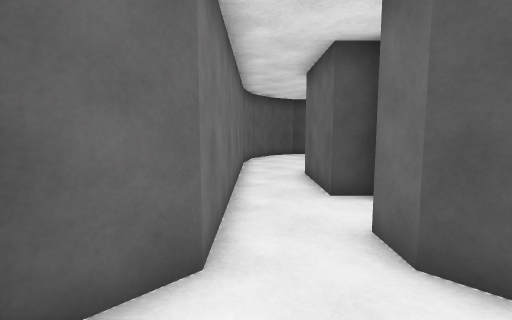
view 1 (above)

19 first-person views from a walk through a 3-D level made in the Unity game engine. The camera is 1.3 m above the floor, tilts 6° down and sees 85° across. The floor is counted in squares, 1 m on a side. Each view is taken from the middle of a square. On the plan, view 1 faces up. The plan holds only what a view shows up to about 13 squares ahead; the rest is blank.

view 2
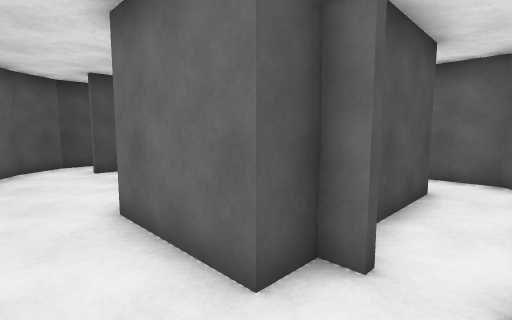

view 3
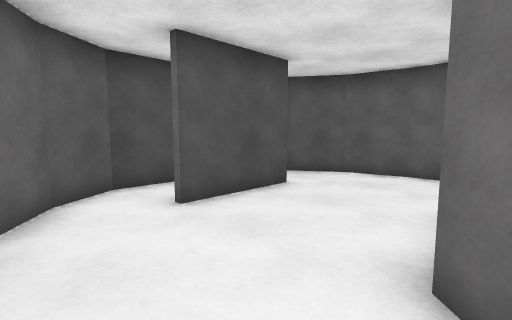

view 4
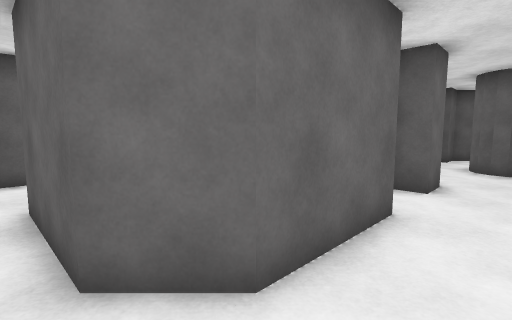

view 5
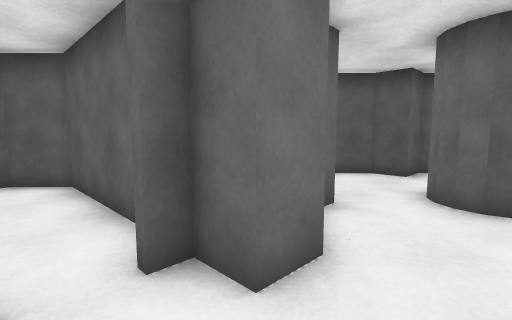

view 6
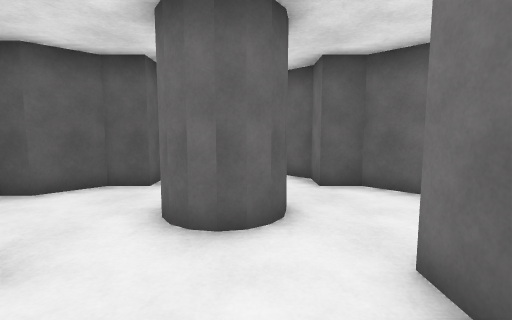

view 7
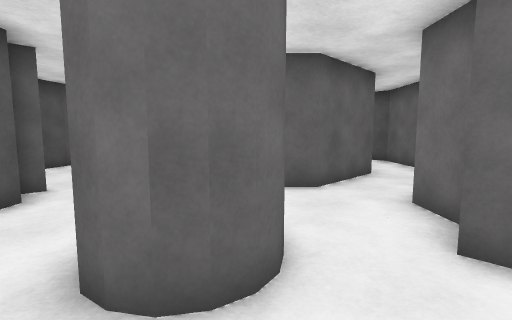

view 8
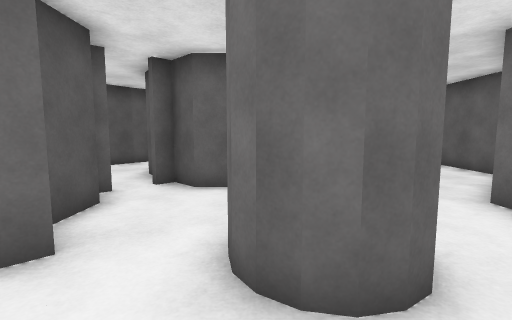

view 9
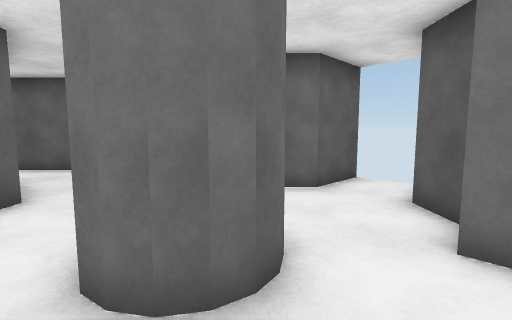

view 10
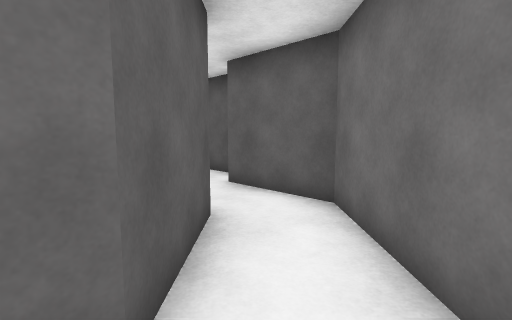

view 11
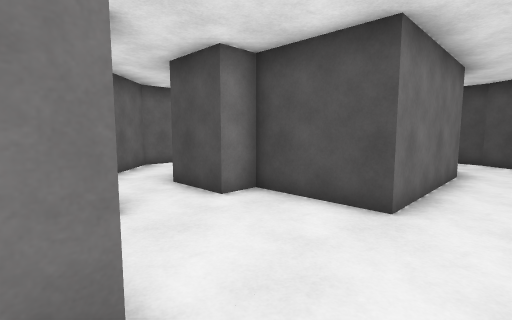

view 12
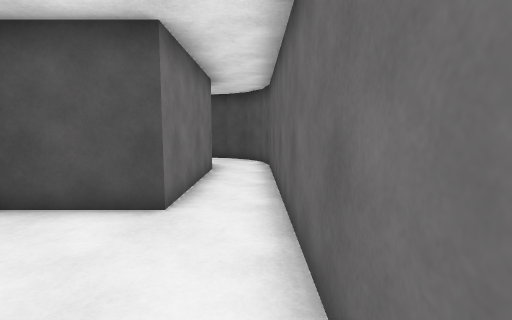

view 13
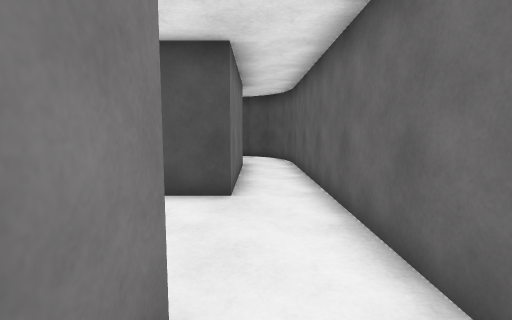

view 14
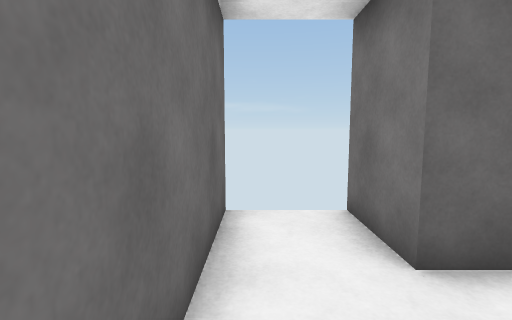

view 15
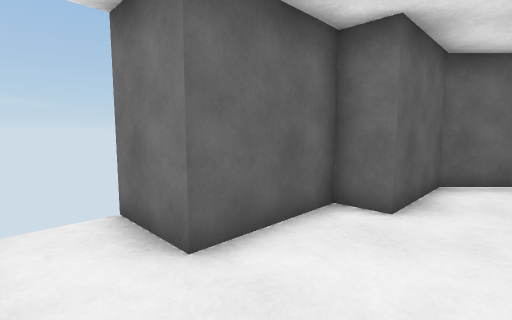

view 16
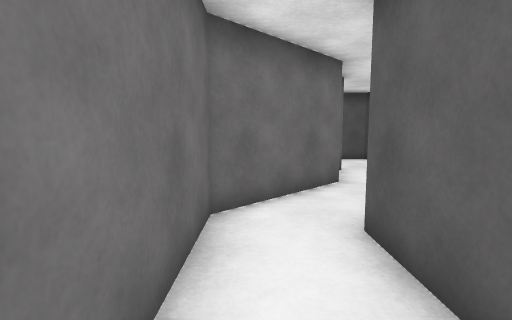

view 17
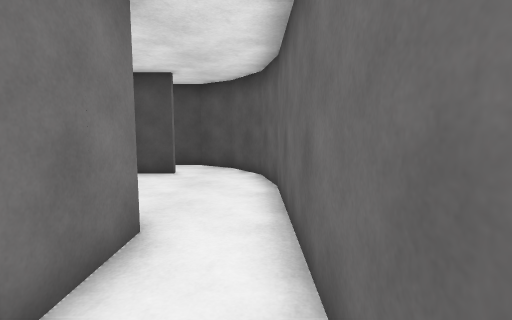

view 18
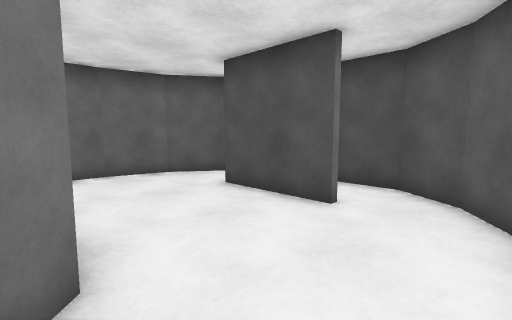

view 19
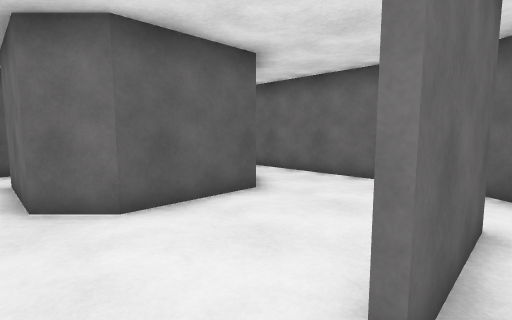

### Floor plan
Points are (right, up) in squares from view 1. A wall is a line through its corners. A room is listed if a view was taken in it or the views show most of it. See-through windows are left out.
Room 1 (views 1, 2, 3, 4, 5, 6, 7, 8, 9, 10, 17, 18)
walls: (2.4, 3.5) (2.4, 4); (3.9, 3.5) (7.5, 3.5) (8.5, 4.5) (8.5, 11.5) (8.2, 13.2); (2.4, 4.9) (2.4, 5.5); (1.5, 5.5) (1.5, 8.5) (2.5, 9.5) (5.5, 9.5) (6.5, 8.5) (6.5, 5.5) (3.9, 5.5); (2, 2) (1.5, 2.5) (1.5, 3.5); (2.4, 0.4) (2.4, 1); (4.5, -0.5) (3.6, 0.4); (0.9, -0.6) (1.4, -0.9); (1.2, -0.8) (1.4, -1.1) (1.5, -1.5); (-0.1, -0.6) (0.7, -0.5); (5.4, -1.1) (5.4, -0.5); (-0.4, -0.9) (0.3, -0.5); (-0.5, -1.3) (0, -0.4) (1.1, -0.6); (-2.5, 0.5) (-3.5, -0.5); (-0.5, -1.7) (-0.4, -1.1); (5.4, -2.5) (5.4, -2); (-0.2, -2.2) (-0.4, -1.9) (-0.5, -1.5); (-0.5, 11.6) (-0.5, 2.5) (-1.5, 1.5) (-1.5, 0.5); (-0.2, 13.2) (-0.5, 11.5); (5.6, 13.4) (2.5, 13.4); (-5.6, -2.5) (-3.5, -2.5) (-2.5, -3.5) (-1.5, -3.5) (-1.5, -4.5) (-0.5, -5.5) (-0.5, -9.5) (1.8, -11.8); (3.5, -10.5) (1.5, -8.5) (1.5, -5.5) (2.4, -4.6) (2.4, -3.5) (3.5, -3.5) (4.5, -2.5)
ways out: opening at (2, -11) to room 2; opening at (1.5, 13) to room 3; opening at (6.5, 13) to room 3; gap at (5, -2) to room 4; gap at (2, 4)
Room 2 (views 11, 12, 13, 14, 15, 16)
walls: (8.5, -4.5) (8.5, -9.5) (5.5, -9.5) (5.5, -10.5) (3.5, -10.5); (10.5, -15.5) (10.5, -3.5); (1.8, -11.8) (2.5, -12.5) (5.5, -12.5) (5.5, -13.5) (8.5, -13.5) (8.5, -15.5); (10.5, -3.6) (10.3, -2.4)
ways out: opening at (2, -11) to room 1; opening at (9, -2) to room 4
Room 3 (view 19)
walls: (2.4, 13.6) (5.5, 13.6); (8.2, 13.2) (7.2, 14.7) (6, 15.5) (2.1, 15.5) (0.8, 14.7) (-0.2, 13.2)
ways out: opening at (1.5, 13) to room 1; opening at (6.5, 13) to room 1
Room 4 (no view inside)
walls: (6.8, -2.6) (7.3, -2.7); (10.3, -2.4) (9.6, -1.3) (8.7, -0.7) (7.9, -0.6)
ways out: gap at (5, -2) to room 1; opening at (9, -2) to room 2

Where each view was taken, in squares from view 1:
view 1: 0 up, 0 right, facing up
view 2: 4 up, 0 right, facing up-right
view 3: 9 up, 0 right, facing up-right
view 4: 10 up, 0 right, facing down-right
view 5: 5 up, 0 right, facing down-right
view 6: 3 up, 0 right, facing down
view 7: 0 up, 2 left, facing down-right
view 8: 1 up, 1 left, facing down-right
view 9: 1 up, 2 right, facing down-left
view 10: 8 down, 0 right, facing down-right
view 11: 14 down, 10 right, facing up-left
view 12: 14 down, 10 right, facing up
view 13: 15 down, 9 right, facing up
view 14: 11 down, 10 right, facing down
view 15: 11 down, 10 right, facing down-left
view 16: 12 down, 3 right, facing up-left
view 17: 5 up, 8 right, facing up
view 18: 9 up, 8 right, facing up-left
view 19: 14 up, 7 right, facing down-left
